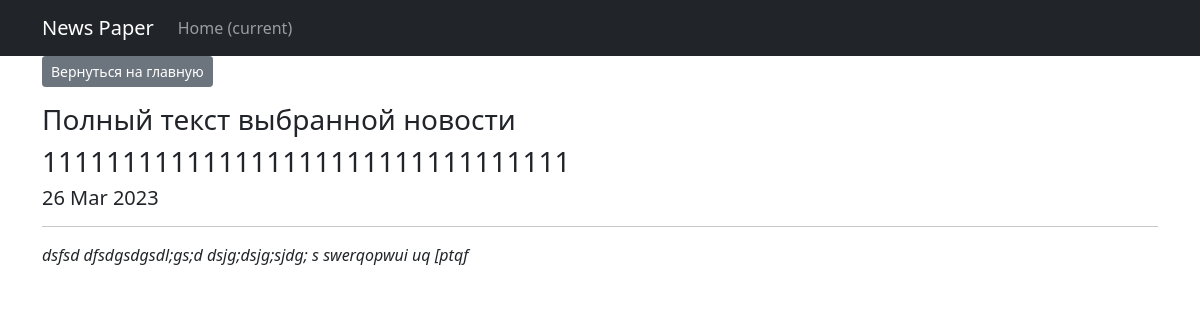
Page /posts/3 on the earlier database version.
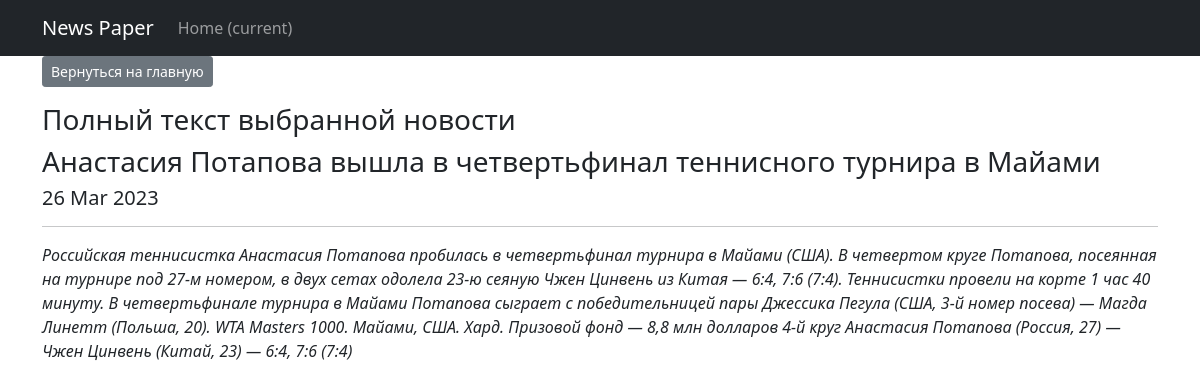
Same page on the later database version.
### news/models.py (models this page shows, shortened)
class Post(models.Model):
    objects = None
    list_type = [(news, 'Новости'), (article, 'Статья')]
    author = models.ForeignKey(Author, on_delete=models.CASCADE)
    post_type = models.CharField(max_length=2, choices=list_type)
    time_create = models.DateTimeField(auto_now_add=True)
    category = models.ManyToManyField(Category, through='PostCategory')
    title = models.CharField(max_length=250)
    text_post = models.TextField()
    rating = models.FloatField(default=0.0)

### news/views.py (the view)
# urls.py: path('<int:pk>', PostDetail.as_view(), name='new'),
class PostDetail(DetailView):
    model = Post
    template_name = 'post.html'
    context_object_name = 'post'

### news/templatetags/custom_filters.py (called while the page is built)
@register.filter
@stringfilter
def censor(value):
    for i in range(len(bad_words)):
        num_index = value.lower().find(bad_words[i])
        if num_index > 0:
            value = value.replace(bad_words[i][1:], "*" * (len(bad_words[i]) - 1))
    return value

### news/templates/post.html (shortened to what this page needs)
{% extends 'flatpages/default.html' %}
{% load custom_filters %}
{% block content %}
   <p class="text-left"><a href="."  class="btn btn-secondary btn-sm">Вернуться на главную</a></p>
{% if post.post_type == 'at' %}
 <h3>Полный текст выбранной статьи</h3>
{% elif post.post_type == 'ns'%}
 <h3>Полный текст выбранной новости</h3>
{% endif %}
<h3>{{ post.title }} </h3>
<h5>{{ post.time_create|date:'d M Y' }}</h5>
<hr>
<i>{{ post.text_post|censor }}</i>
{% endblock content %}

Differences in the rows shown:
changed Post: title "111111111111111111111111111111111" → "Анастасия Потапова вышла в четвертьфинал теннисного турнира в Майами"; text_post|censor "dsfsd dfsdgsdgsdl;gs;d dsjg;dsjg;sjdg; s swerqopwui uq [ptqf" → "Российская теннисистка Анастасия Потапова пробилась в четвертьфинал турнира в Майами (США). В четвертом круге Потапова, посеянная на турнире под 27‑м номером, в двух сетах одолела 23‑ю сеяную Чжен Цинвень из Китая — 6:4, 7:6 (7:4). Теннисистки провели на корте 1 час 40 минуту. В четвертьфинале турнира в Майами Потапова сыграет с победительницей пары Джессика Пегула (США, 3‑й номер посева) — Магда Линетт (Польша, 20). WТА Masters 1000. Майами, США. Хард. Призовой фонд — 8,8 млн долларов 4‑й круг Анастасия Потапова (Россия, 27) — Чжен Цинвень (Китай, 23) — 6:4, 7:6 (7:4)"
